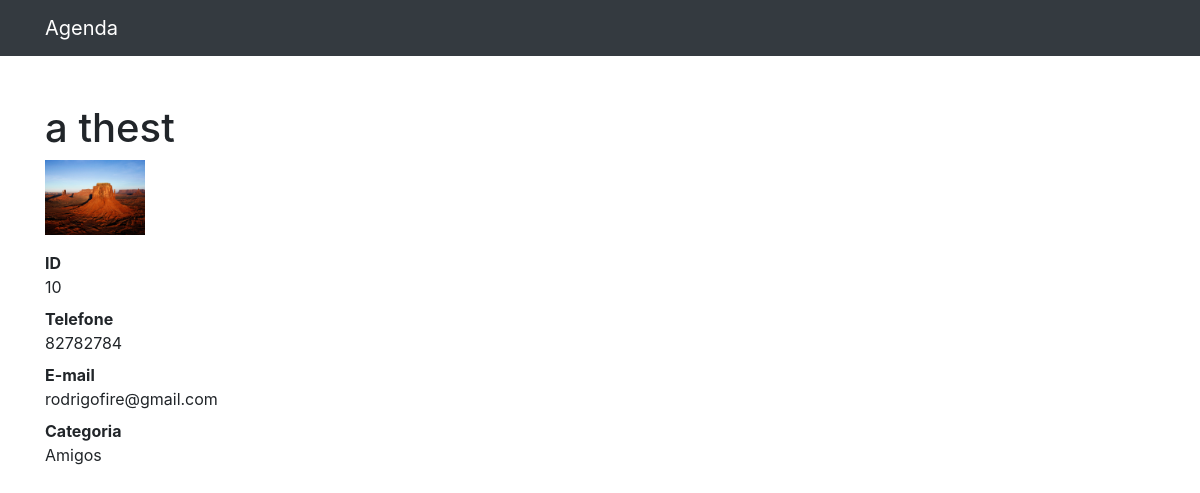
The page /10 on the database its author committed.
### home/models.py (models this page shows, shortened)
class Contato(models.Model):
    nome = models.CharField(max_length=255)
    email = models.CharField(max_length=255, blank=True)
    telefone = models.CharField(max_length=255)
    data_criacao = models.DateTimeField(default=timezone.now)
    categoria = models.ForeignKey(Categoria, on_delete=models.DO_NOTHING)
    mostrar = models.BooleanField(default=True)
    foto = models.ImageField(blank=True, upload_to='fotos/%Y/%m/')

class Categoria(models.Model):
    nome = models.CharField(max_length=255)
    def __str__(self):
        return self.nome

### home/views.py (the view)
# urls.py: path('<int:contato_id>', views.ver_contato, name='ver_contato'),
def ver_contato(request,contato_id):
    contato = get_object_or_404(Contato, id=contato_id)
    if not contato.mostrar:
        raise Http404()
    return render(request,'home/ver_contato.html',{
        'contato': contato
    })

### home/templates/home/ver_contato.html
{%extends 'base.html'%}
{%block conteudo%}
<h1 class="mt-5">{{contato.nome}}</h1>
{%if contato.foto%}
<p><img src="{{ contato.foto.url }}" style="max-width: 100px; height: auto;"> </p>
{%endif%}
        <dl>
          <dt>ID</dt>
          <dd>{{contato.id}}</dd>
          <dt>Telefone</dt>
          <dd>{{contato.telefone}}</dd>
          <dt>E-mail</dt>
          <dd>{{contato.email}}</dd>
          <dt>Categoria</dt>
          <dd>{{contato.categoria}}</dd>
        </dl>
{%endblock%}

### rows shown on the page
Contato: nome "a thest", foto (picture), id "10", telefone "82782784", email "rodrigofire@gmail.com", categoria "Amigos"
